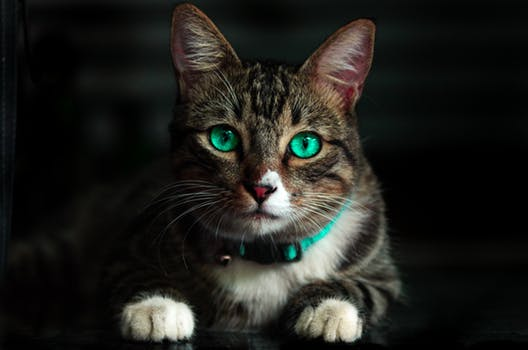
#> input picture cat.jpeg, 528 x 350 px
$ python grayhistogram.py --image cat.jpeg
#> lines starting #> are read from the running program, lines starting #| are printed output that depends on the picture
from matplotlib import pyplot as plt
import numpy as np
import argparse
import cv2

# fetching the arguments and save in dictionary
ap = argparse.ArgumentParser()
ap.add_argument("-i", "--image", required = True, help = "Enter path to the image")
args = vars(ap.parse_args())

# loading and converting the image into numpy array
image = cv2.imread(args["image"])
#> image is the input picture: shape (350, 528, 3); mean B, G, R 27.8, 31.9, 31.8


#BGR to Gray
gray = cv2.cvtColor(image, cv2.COLOR_BGR2GRAY)
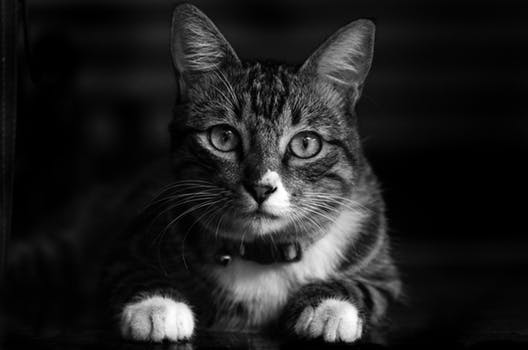
#> gray: shape (350, 528); min 0, max 255, mean 31.4
cv2.imshow("GRAY", gray)
cv2.waitKey(0)

#create the histogram
hist = cv2.calcHist([gray], [0], None, [256], [0,256])
#> hist = 256 values, max 15621 at index 0, min 11 at index 255, mean 721.9

# plot the graph
plt.figure()
plt.title("Grayscale Histogram")
plt.xlabel("bins")
plt.ylabel("No of pixels")
plt.plot(hist)
plt.xlim([0,256])
plt.show()
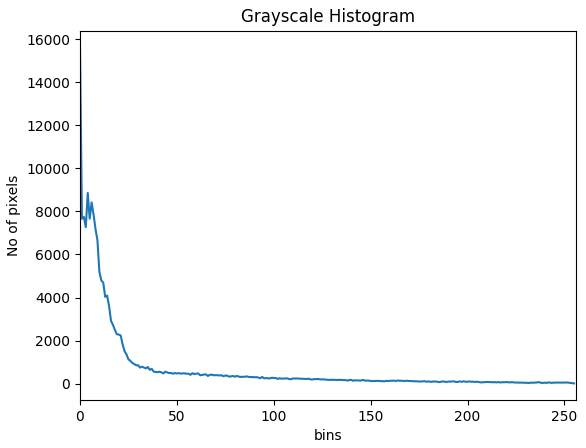
#> figure drawn by matplotlib, 1 panel; curve peaks at x = 0, y = 15621

cv2.waitKey(0)

$ run again, on presidents.jpg
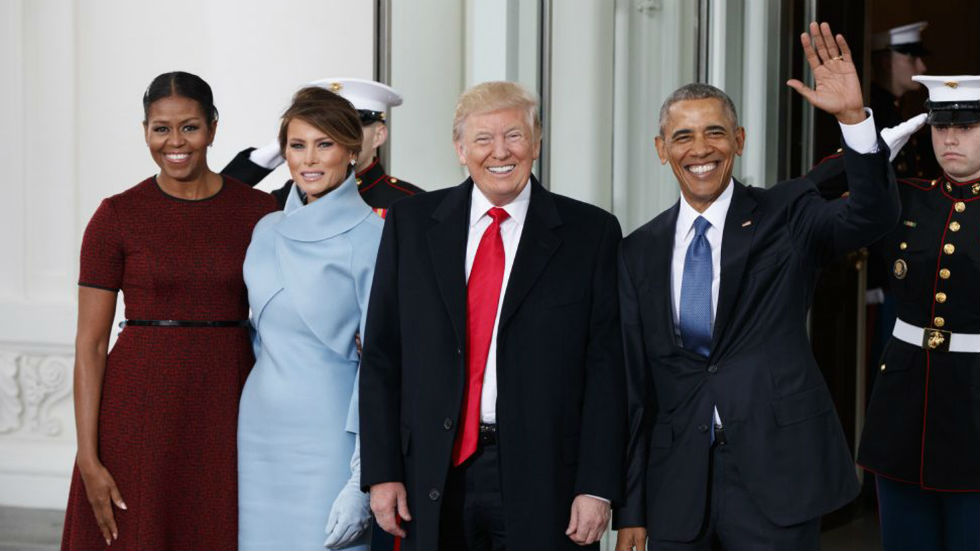
#> input picture presidents.jpg, 980 x 551 px
#> image is the input picture: shape (551, 980, 3); mean B, G, R 93.3, 90.8, 96.3
#> `gray = cv2.cvtColor(image, cv2.COLOR_BGR2GRAY)`:
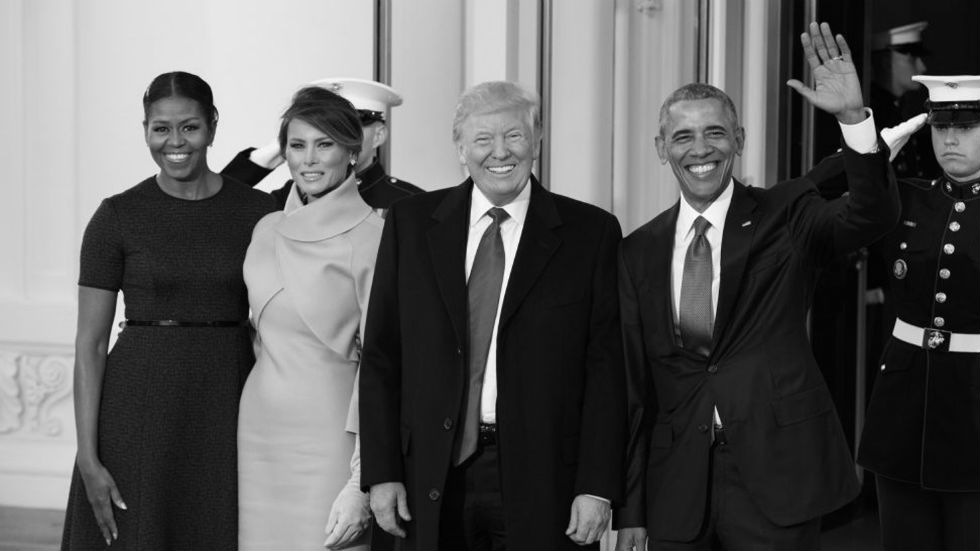
#> gray: shape (551, 980); min 0, max 255, mean 92.7
#> hist = 256 values, max 11625 at index 25, min 1 at index 255, mean 2109.3
#> `plt.show()`:
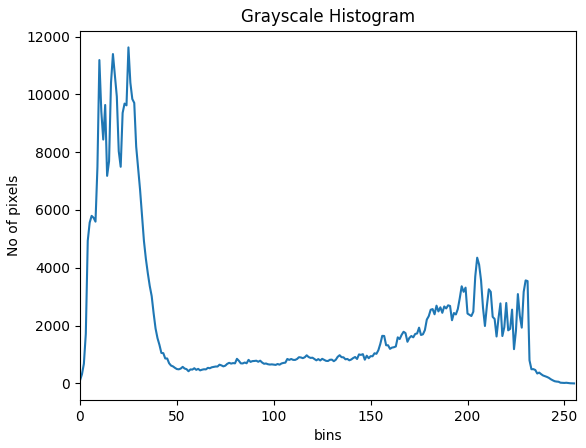
#> figure drawn by matplotlib, 1 panel; curve peaks at x = 25, y = 11625
